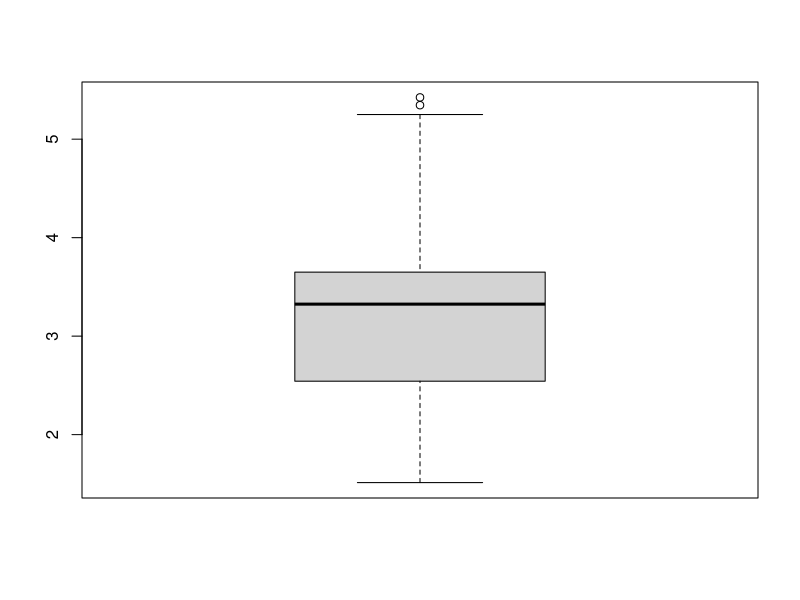
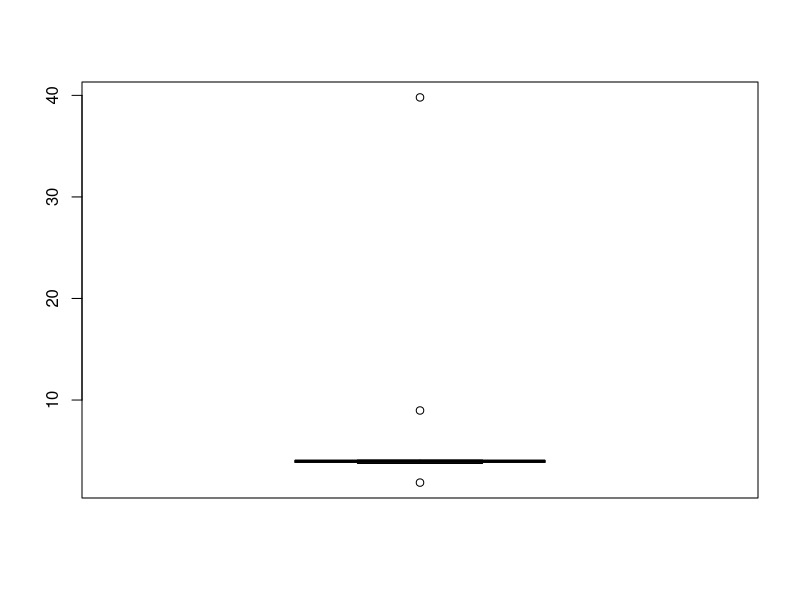

Reproduce these figures in R, in order.
## ---- chunk 1
knitr::opts_chunk$set(echo = T, warning = F, message = F)
## ---- chunk 2
lifespan = c(39, 50, 82, 37, 42, 40, 41, 16, 32)
range(lifespan)
max(lifespan) - min(lifespan)
## ---- chunk 3
lifespan = c(39, 50, 82, 37, 42, 40, 41, 16, 32)
quantile(lifespan, 0.30) 
## ---- chunk 4
lifespan = c(39, 50, 82, 37, 42, 40, 41, 16, 32)
# All quartiles
quantile(lifespan, c(0.25, 0.50, 0.75))

#IQR
IQR(lifespan)

## ---- chunk 5
data("mtcars")
weights = mtcars$wt
boxplot(weights)
## ---- chunk 6
quantile(weights, c(0.25, 0.5, 0.75)) # 3 quantiles
cat("Min= ", min(weights), ", Max=", max(weights))
cat("Upper fence: ", quantile(weights, 0.75) + 1.5 * IQR(weights)) 
## ---- chunk 7
weights = c(1.87,3.75,3.79,3.82,3.85,3.87,3.90,3.94,3.96,3.99, 3.99,4.00,4.03,4.04,4.05,4.06,4.09,8.97,39.8)
Q_1 = quantile(weights, 0.25)
Q_3 = quantile(weights, 0.75)
iqr = IQR(weights)
outlier_lower_fence = Q_1 - 1.5* iqr #outlier lower bound
outlier_upper_fence = Q_3 + 1.5* iqr #outlier upper bound
outlier_lower_fence
outlier_upper_fence
## ---- chunk 8
sum(weights < outlier_lower_fence)
## ---- chunk 9
sum(weights > outlier_upper_fence)
## ---- chunk 10
boxplot(weights)
## ---- chunk 11
weights = c(1.87,3.75,3.79,3.82,3.85,3.87,3.90,3.94,3.96,3.99, 
            3.99,4.00,4.03,4.04,4.05,4.06,4.09,8.97,39.8)
weights_no_outliers =  c(3.75,3.79,3.82,3.85,3.87,3.90,3.94,3.96,3.99, 
                         3.99,4.00,4.03,4.04,4.05,4.06,4.09)
mean_with_outliers = mean(weights)
mean_without_outliers = mean(weights_no_outliers)
median_with_outliers  = median(weights)
median_without_outliers = median(weights_no_outliers)
cat("Mean with outliers = ", mean_with_outliers, "\n", 
    "Mean without outliers = ", mean_without_outliers, "\n",
    "Median with outliers = ", median_with_outliers, "\n", 
    "Median without outliers = ", median_without_outliers)
## ---- chunk 12
weights = c(1.87,3.75,3.79,3.82,3.85,3.87,3.90,3.94,3.96,3.99, 
            3.99,4.00,4.03,4.04,4.05,4.06,4.09,8.97,39.8)
weights_no_outliers =  c(3.75,3.79,3.82,3.85,3.87,3.90,3.94,3.96,3.99, 
                         3.99,4.00,4.03,4.04,4.05,4.06,4.09)

var(weights)
var(weights_no_outliers)
## ---- chunk 13

IQR(weights) # Without outlier
IQR(weights_no_outliers) # With outlier

## ---- chunk 14

max(weights) - min(weights) # Without outlier
max(weights_no_outliers) - min(weights_no_outliers) # With outlier
